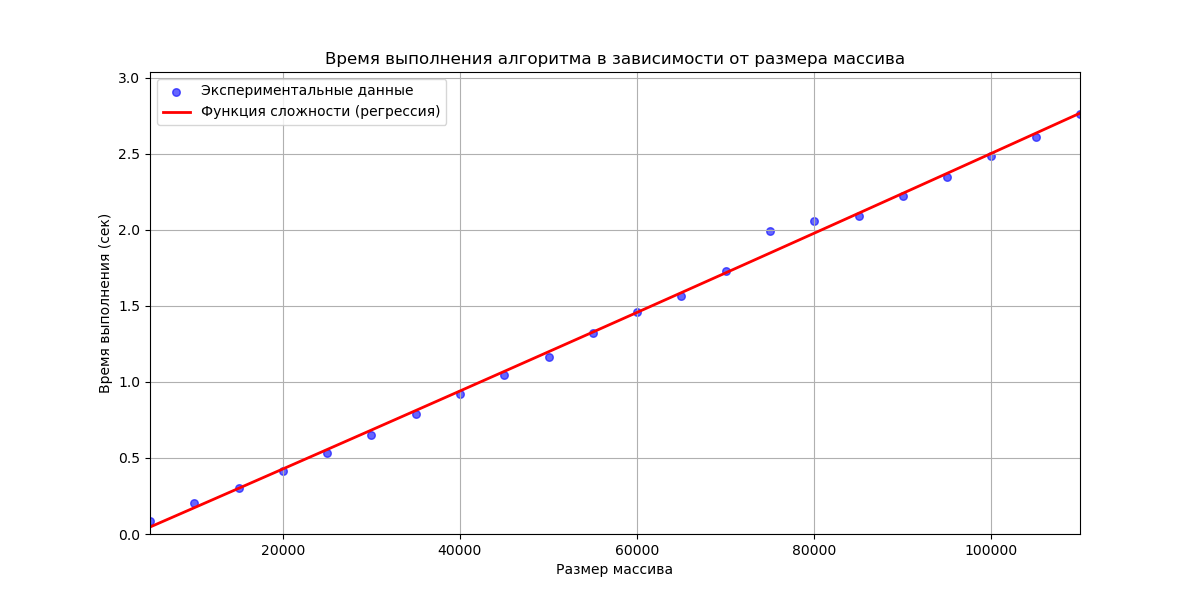

Here is the Python script that generated this plot:
import numpy as np
import matplotlib.pyplot as plt
from sklearn.preprocessing import PolynomialFeatures
from sklearn.linear_model import LinearRegression
import time

def heapify(arr, n, i):
    largest = i
    left = 2 * i + 1
    right = 2 * i + 2

    if left < n and arr[left] > arr[largest]:
        largest = left

    if right < n and arr[right] > arr[largest]:
        largest = right

    if largest != i:
        arr[i], arr[largest] = arr[largest], arr[i]
        heapify(arr, n, largest)

def heap_sort(arr):
    n = len(arr)

    for i in range(n // 2 - 1, -1, -1):
        heapify(arr, n, i)

    for i in range(n - 1, 0, -1):
        arr[i], arr[0] = arr[0], arr[i]
        heapify(arr, i, 0)

    return arr

np.random.seed(42)

sizes = np.arange(5000, 110001, 5000)
times = []

for size in sizes:
    arr = np.random.randint(0, 10000, size)
    start_time = time.time()
    heap_sort(arr)
    end_time = time.time()
    times.append(end_time - start_time)
    print(size, end_time - start_time)

y = np.array(times)

poly = PolynomialFeatures(degree=2)
N_b_poly = poly.fit_transform(sizes.reshape(-1, 1))

model = LinearRegression()
model.fit(N_b_poly, y)

y_predict = model.predict(N_b_poly)

plt.figure(figsize=(12, 6))
plt.scatter(sizes, y, label='Экспериментальные данные', color='blue', alpha=0.6, s=30)
plt.plot(sizes, y_predict, label='Функция сложности (регрессия)', color='red', linewidth=2)
plt.title('Время выполнения алгоритма в зависимости от размера массива')
plt.xlabel('Размер массива')
plt.ylabel('Время выполнения (сек)')
plt.xlim(5000, 110000)
plt.ylim(0, max(y) + max(y) * 0.1)
plt.axhline(0, color='black', linewidth=0.5, ls='--')
plt.axvline(0, color='black', linewidth=0.5, ls='--')
plt.grid()
plt.legend()
plt.show()
